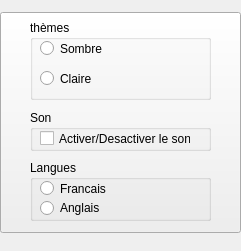
  <widget class="QStackedWidget" name="stackedWidget_3">
   <property name="geometry">
    <rect>
     <x>710</x>
     <y>58</y>
     <width>241</width>
     <height>251</height>
    </rect>
   </property>
   <widget class="QWidget" name="page_3">
    <widget class="QGroupBox" name="groupBox_5">
     <property name="geometry">
      <rect>
       <x>30</x>
       <y>160</y>
       <width>181</width>
       <height>61</height>
      </rect>
     </property>
     <property name="title">
      <string>Langues</string>
     </property>
     <widget class="QRadioButton" name="radioButton_3">
      <property name="geometry">
       <rect>
        <x>10</x>
        <y>20</y>
        <width>151</width>
        <height>17</height>
       </rect>
      </property>
      <property name="text">
       <string>Francais</string>
      </property>
     </widget>
     <widget class="QRadioButton" name="radioButton_4">
      <property name="geometry">
       <rect>
        <x>10</x>
        <y>40</y>
        <width>151</width>
        <height>16</height>
       </rect>
      </property>
      <property name="text">
       <string>Anglais</string>
      </property>
     </widget>
    </widget>
    <widget class="QGroupBox" name="groupBox_3">
     <property name="geometry">
      <rect>
       <x>30</x>
       <y>20</y>
       <width>181</width>
       <height>80</height>
      </rect>
     </property>
     <property name="title">
      <string>thèmes</string>
     </property>
     <widget class="QRadioButton" name="radioButton">
      <property name="geometry">
       <rect>
        <x>10</x>
        <y>20</y>
        <width>151</width>
        <height>17</height>
       </rect>
      </property>
      <property name="text">
       <string>Sombre</string>
      </property>
     </widget>
     <widget class="QRadioButton" name="radioButton_2">
      <property name="geometry">
       <rect>
        <x>10</x>
        <y>50</y>
        <width>151</width>
        <height>17</height>
       </rect>
      </property>
      <property name="text">
       <string>Claire</string>
      </property>
     </widget>
    </widget>
    <widget class="QPushButton" name="pushButton_2">
     <property name="geometry">
      <rect>
       <x>0</x>
       <y>12</y>
       <width>241</width>
       <height>221</height>
      </rect>
     </property>
     <property name="text">
      <string/>
     </property>
    </widget>
    <widget class="QGroupBox" name="groupBox_4">
     <property name="geometry">
      <rect>
       <x>30</x>
       <y>110</y>
       <width>181</width>
       <height>41</height>
      </rect>
     </property>
     <property name="title">
      <string>Son</string>
     </property>
     <widget class="QCheckBox" name="checkBox">
      <property name="geometry">
       <rect>
        <x>10</x>
        <y>20</y>
        <width>151</width>
        <height>17</height>
       </rect>
      </property>
      <property name="text">
       <string>Activer/Desactiver le son</string>
      </property>
     </widget>
    </widget>
    <zorder>pushButton_2</zorder>
    <zorder>groupBox_5</zorder>
    <zorder>groupBox_3</zorder>
    <zorder>groupBox_4</zorder>
   </widget>
   <widget class="QWidget" name="page_4"/>
  </widget>
